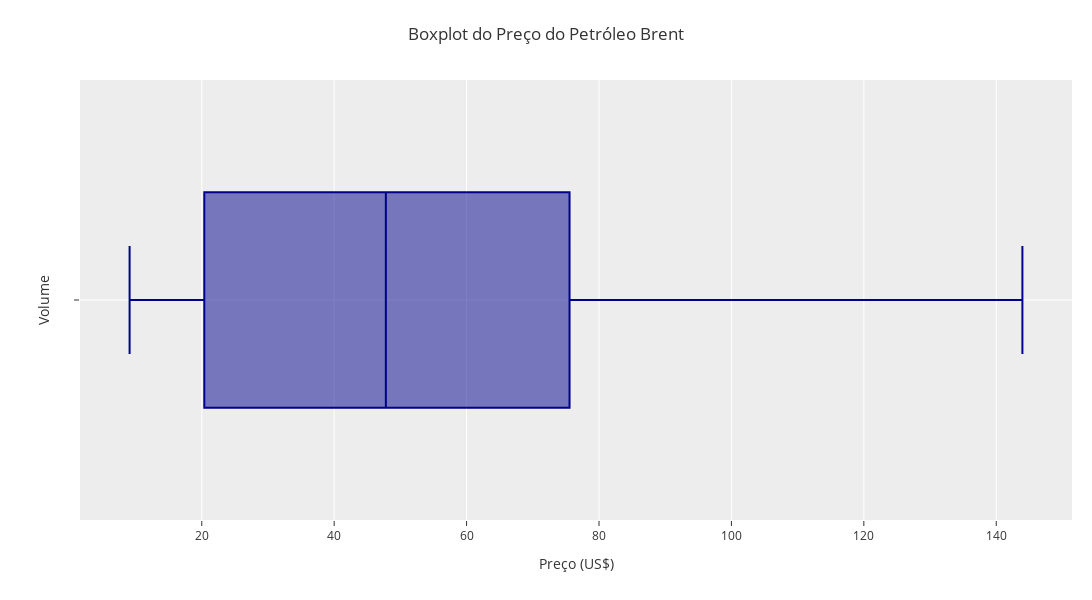

The notebook cell saved with this chart:
### Code cell
fig = px.box(
    data_frame=df_eda, 
    x = 'preco',
    template = template,
    color_discrete_sequence = ['#00008B']
)
fig.update_layout(
    title = 'Boxplot do Preço do Petróleo Brent',
    xaxis_title = 'Preço (US$)',
    yaxis_title = 'Volume',
    width = 1600, 
    height = 600,
    margin = dict(l = 80, r = 20, t = 80, b = 80),
    template = template
)
fig.show()

### Figure 1 — Plotly figure (JSON) as saved in the notebook; plotly's stock layout.template omitted (floating-point values rounded to 4 significant figures; data arrays with more than 128 entries replaced by an {"elided": "..."} marker saying what was removed)
{"data": [{"alignmentgroup": "True", "hovertemplate": "preco=%{x}<extra></extra>", "legendgroup": "", "marker": {"color": "#00008B"}, "name": "", "notched": false, "offsetgroup": "", "orientation": "h", "showlegend": false, "type": "box", "x": {"elided": "11074 float values"}, "x0": " ", "xaxis": "x", "y0": " ", "yaxis": "y"}], "layout": {"boxmode": "group", "height": 600, "legend": {"tracegroupgap": 0}, "margin": {"b": 80, "l": 80, "r": 20, "t": 80}, "title": {"text": "Boxplot do Preço do Petróleo Brent"}, "width": 1600, "xaxis": {"anchor": "y", "domain": [0, 1], "title": {"text": "Preço (US$)"}}, "yaxis": {"anchor": "x", "domain": [0, 1], "title": {"text": "Volume"}}}}
